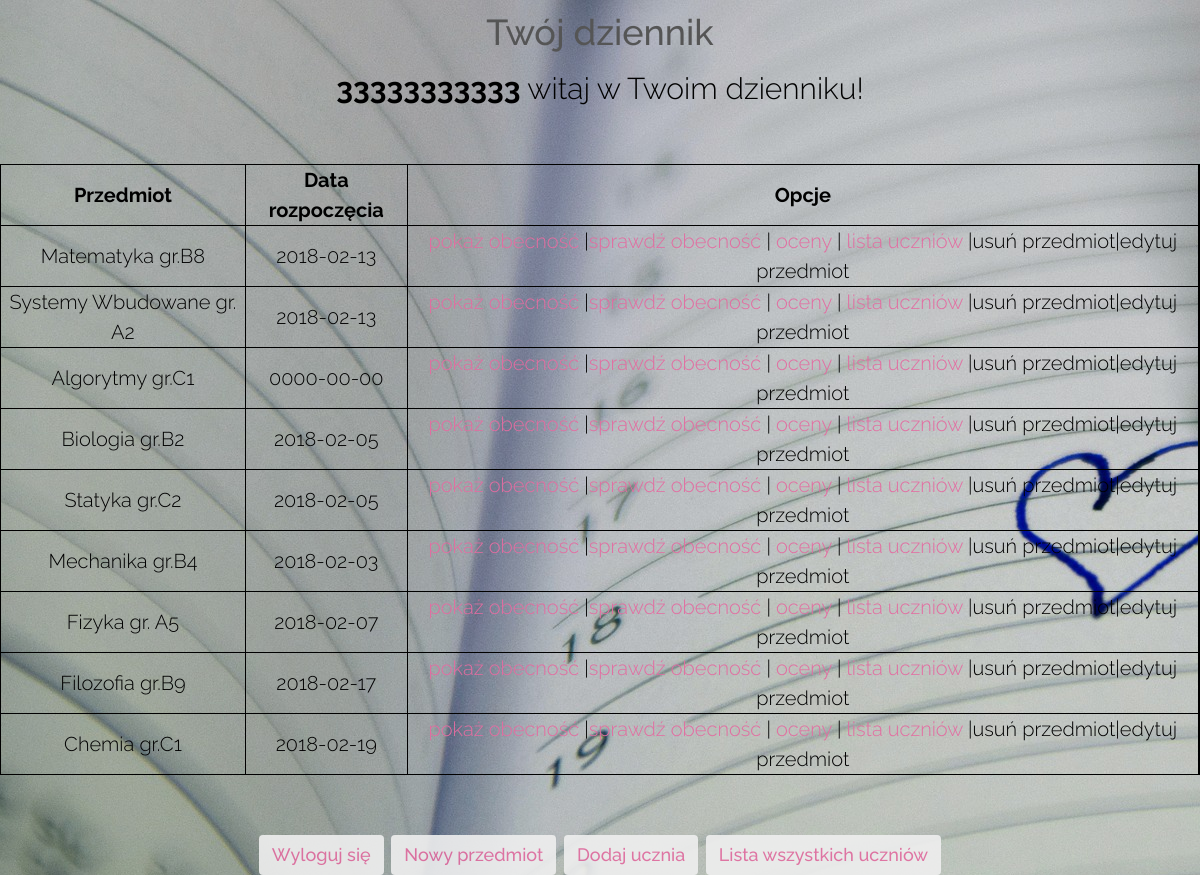
The page /index.php (signed in) on the database its author committed.
### tables this page shows
CREATE TABLE `subjects` (
  `id_subject` int(2) NOT NULL,
  `subject_name` varchar(30) NOT NULL,
  `start_date` date NOT NULL,
  `username` bigint(11) NOT NULL,
  `id_user` int(11) NOT NULL
);

### index.php (the view, shortened to what this page needs)
<!DOCTYPE html>
<html>
<head>
        <link rel="stylesheet" href="assets/bootstrap/css/bootstrap.min.css">
        <link rel="stylesheet" href="assets/font-awesome/css/font-awesome.min.css">
        <link rel="stylesheet" href="assets/css/animate.css">
        <link rel="stylesheet" href="assets/css/style.css">
        <link rel="stylesheet" href="assets/css/media-queries.css">
</head>
<body>
	<div class="header">
		<h2>Twój dziennik</h2>
	</div>
	<div class="content">
		<p style="color:black;text-align:center; font-size: 30px; font-weight: 300;"><strong><?php echo $_SESSION['username']; ?></strong> witaj w Twoim dzienniku!</p>
	<?php include('connectpdo.php');
		$query=$dbh->query("SELECT subject_name, start_date, id_subject, id_user, username FROM subjects WHERE username='".$_SESSION['username']."'"); ?>
		<table  style="color:black;text-align:center; font-size: 20px; font-weight: 300; margin: 3em auto">
			<tr>
				<th><b>Przedmiot</b></th>
				<th><b>Data rozpoczęcia</b></th>
				<th><b>Opcje</b></th>
			</tr>
		<?php
			foreach($query->fetchAll() as $value) {
				echo '<tr>';
					echo '<td>' . $value['subject_name'] . '</td>';
					echo '<td>' . $value['start_date'] . '</td>';
					echo '<td><a href="presence_show.php?id_subject=' . $value['id_subject'] . '">pokaż obecność </a>|<a href="presence_check.php?id_subject=' . $value['id_subject'] . '">sprawdź obecność </a>|<a href="grades.php?id_subject=' . $value['id_subject'] . '"> oceny </a> |<a href="students_list.php?id_subject=' . $value['id_subject'] . '"> lista uczniów </a> |usuń przedmiot|edytuj przedmiot </td>';
				echo '<tr>';
			}
			?>
		</table>
		<button class="btn" id="button1" ><a href="index.php?logout='1'">Wyloguj się</a></button>
		<button class="btn" id="button2"><a href="new_subject.php">Nowy przedmiot</a></button>
		<button class="btn" id="button1"><a href="new_student.php">Dodaj ucznia</a></button>
		<button class="btn" id="button2"><a href="all_students.php">Lista wszystkich uczniów</a></button>
</body>
</html>

### assets/css/style.css (style rules this page uses)
body { font-family: 'Raleway', sans-serif; font-size: 30px; font-weight: 400px; color: #888; line-height: 30px; text-align: center; background-image: url('1.jpg'); }
strong { font-weight: 700; }
a, a:hover, a:focus { color: #e36da1; text-decoration: none; -o-transition: all .3s; -moz-transition: all .3s; -webkit-transition: all .3s; -ms-transition: all .3s; transition: all .3s; }
h1, h2 { margin-top: 10px; font-size: 36px; font-weight: 700px; color: #555; line-height: 44px; }
table, th, td { border: 1px solid black; color: black; text-align:center; font-size: 20px; font-weight: 300; }
#button1 , #button2 { display:inline-block; font-size: 18px; font-weight: 450; outline: 0; opacity: 0.9; color: #fff; vertical-align: middle; }

### rows shown on the page
subjects: subject_name "Matematyka gr.B8", start_date "2018-02-13"
subjects: subject_name "Systemy Wbudowane gr. A2", start_date "2018-02-13"
subjects: subject_name "Algorytmy gr.C1", start_date "0000-00-00"
subjects: subject_name "Biologia gr.B2", start_date "2018-02-05"
subjects: subject_name "Statyka gr.C2", start_date "2018-02-05"
subjects: subject_name "Mechanika gr.B4", start_date "2018-02-03"
subjects: subject_name "Fizyka gr. A5", start_date "2018-02-07"
subjects: subject_name "Filozofia gr.B9", start_date "2018-02-17"
subjects: subject_name "Chemia gr.C1", start_date "2018-02-19"

### other values the page prints
$_SESSION['username'] "33333333333"
